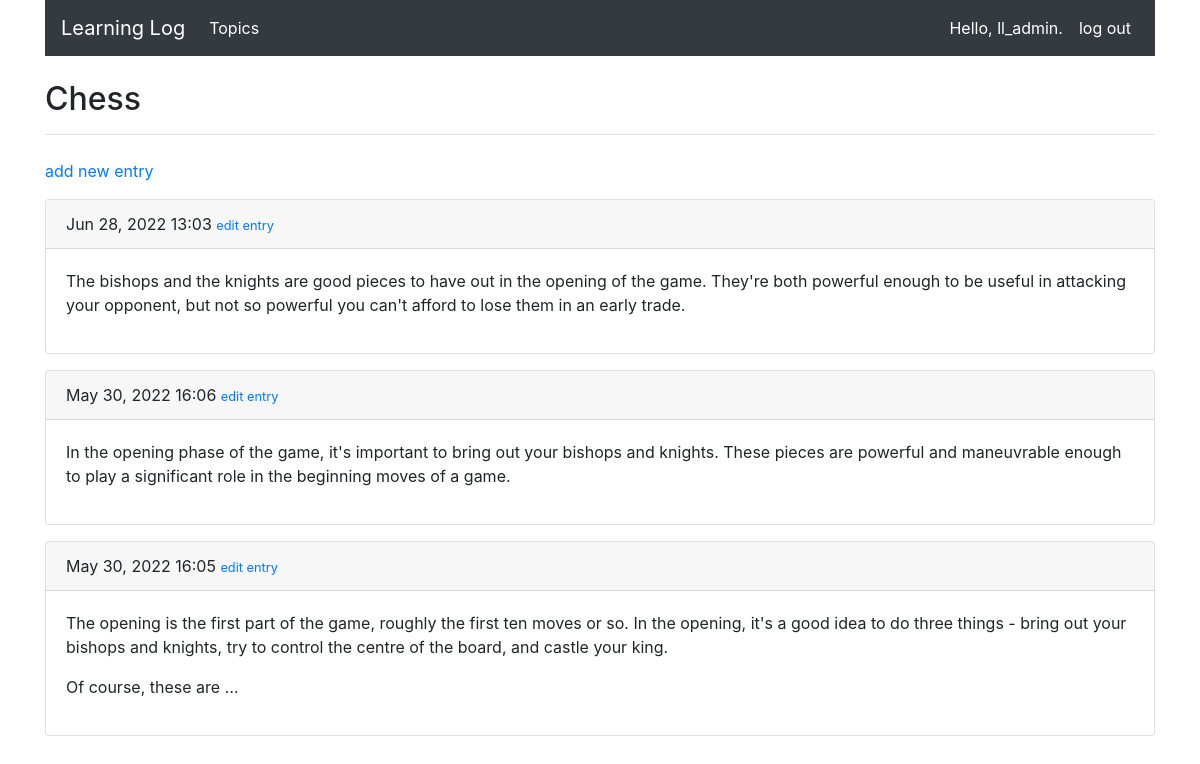
The page /topics/1/ (signed in) on the database its author committed.
### learning_logs/models.py (models this page shows, shortened)
class Topic(models.Model):
    text = models.CharField(max_length=200)
    date_added = models.DateTimeField(auto_now_add=True)
    owner = models.ForeignKey(User, on_delete=models.CASCADE)
    def __str__(self):
        return self.text

class Entry(models.Model):
    topic = models.ForeignKey(Topic, on_delete = models.CASCADE)
    text = models.TextField()
    date_added = models.DateTimeField(auto_now_add = True)
    class Meta:
        verbose_name_plural = 'entries'

### learning_logs/views.py (the view)
# urls.py: path('topics/<int:topic_id>/', views.topic, name='topic'),
@login_required
def topic(request, topic_id):
    topic = Topic.objects.get(id = topic_id)
    if topic.owner != request.user:
        raise Http404
    entries = topic.entry_set.order_by('-date_added')
    context = {'topic': topic, 'entries': entries}
    return render(request, 'learning_logs/topic.html', context)

### learning_logs/templates/learning_logs/topic.html
{% extends "learning_logs/base.html" %}
{% block header %}
  <h2>{{ topic }}</h2>
{% endblock header %}
{% block content %}
  <p>
    <a href="{% url 'learning_logs:new_entry' topic.id %}">add new entry</a>
  </p>
    {% for entry in entries %}
      <div class="card mb-3">
        <div class="card-header">
            {{ entry.date_added|date:'M d, Y H:i' }}
            <small>
              <a href="{% url 'learning_logs:edit_entry' entry.id %}">
                edit entry
              </a>
            </small>
        </div>
        <div class="card-body">
          {{ entry.text|linebreaks|truncatewords:50 }}
        </div>
      </div>
    {% empty %}
      There are no entries for this topic yet.
    {% endfor %}
{% endblock content %}

### learning_logs/templates/learning_logs/base.html (shortened to what this page needs)
<!DOCTYPE html>
<html lang="en">
  <head>
    <link rel="stylesheet" href="https://maxcdn.bootstrapcdn.com/bootstrap/4.0.0/css/bootstrap.min.css">
  </head>
  <body>
    <div class="container">
      <nav class="navbar navbar-expand-md navbar-dark bg-dark">
        <a class="navbar-brand" href="{% url 'learning_logs:index' %}">Learning Log</a>
        <div class="collapse navbar-collapse" id="collapsibleNavbar">
          <ul class="navbar-nav mr-auto">
            <li class="nav-item active">
              <a class="nav-link" href="{% url 'learning_logs:topics' %}">Topics</a>
            </li>
          </ul>
          <ul class="navbar-nav ml-auto">
            {% if user.is_authenticated %}
              <li class="nav-item active">
                <a class="nav-link">Hello, {{ user.username }}.</a>
              </li>
              <li class="nav-item active">
                <a class="nav-link" href="{% url 'users:logout' %}">log out</a>
              </li>
            {% endif %}
          </ul>
        </div>
      </nav>
    </div>
    <div class="container">
      <div class="pb-2 mt-4 mb-2 border-bottom">
        {% block header %}{% endblock header %}
      </div>
      <div class="pb-3 mt-4 mb-2">
        {% block content %}{% endblock content %}
      </div>
    </div>
  </body>
</html>

### rows shown on the page
Topic: text "Chess"
Entry: date_added "Jun 28, 2022 13:03", text "The bishops and the knights are good pieces to have out in the opening of the game. They're both powerful enough to be useful in attacking your opponent, but not so powerful you can't afford to lose them in an early trade."
Entry: date_added "May 30, 2022 16:06", text "In the opening phase of the game, it's important to bring out your bishops and knights. These pieces are powerful and maneuvrable enough to play a significant role in the beginning moves of a game."
Entry: date_added "May 30, 2022 16:05", text "The opening is the first part of the game, roughly the first ten moves or so. In the opening, it's a good idea to do three things - bring out your bishops and knights, try to control the centre of the board, and castle your king. Of course, these are …"

### other values the page prints
{{ user.username }} "ll_admin"
